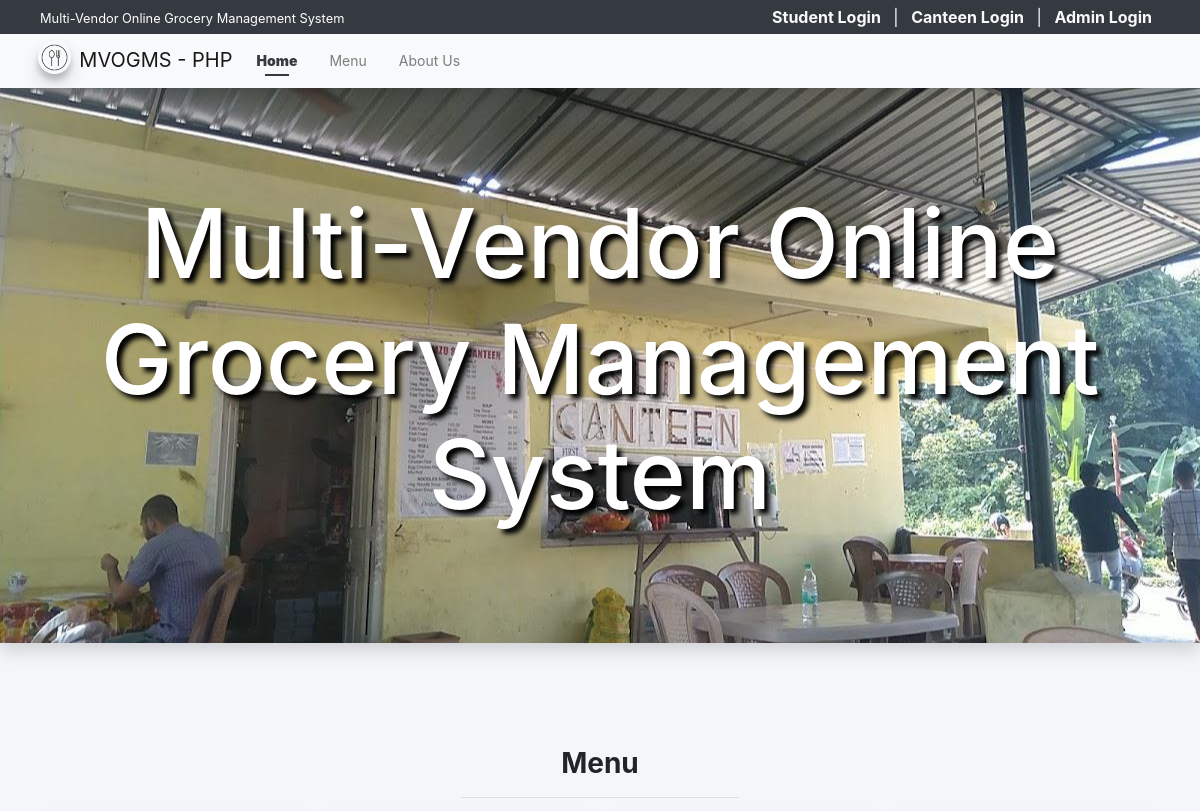
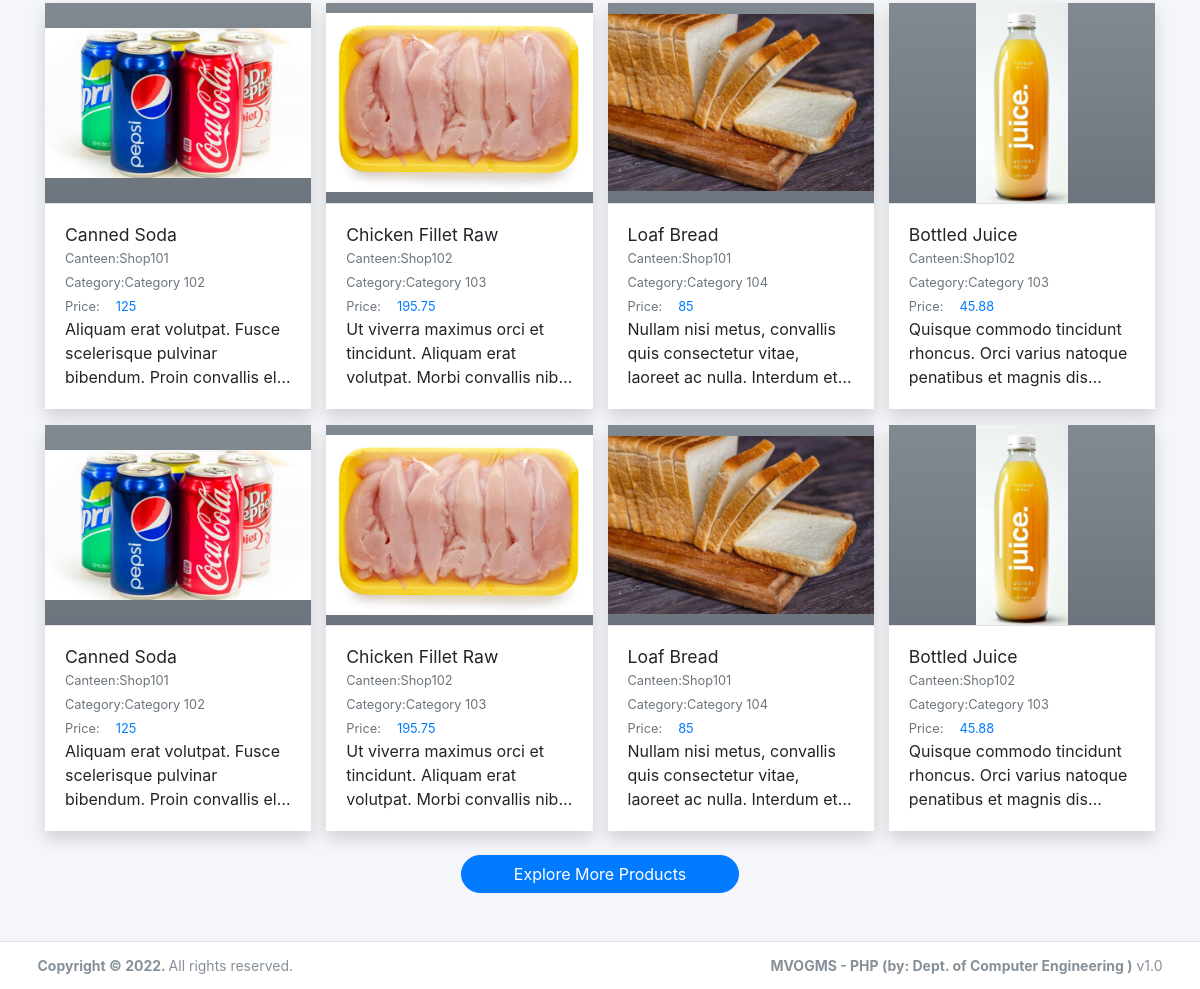
The page / on the database its author committed (2 pictures, top to bottom).
### tables this page shows
CREATE TABLE `product_list` (
  `id` int(30) NOT NULL,
  `canteen_id` int(30) DEFAULT NULL,
  `category_id` int(30) DEFAULT NULL,
  `name` text NOT NULL,
  `description` text NOT NULL,
  `price` double NOT NULL DEFAULT 0,
  `image_path` text DEFAULT NULL,
  `status` tinyint(1) NOT NULL DEFAULT 1,
  `delete_flag` tinyint(1) NOT NULL DEFAULT 0,
  `date_created` datetime NOT NULL DEFAULT current_timestamp(),
  `date_updated` datetime DEFAULT NULL ON UPDATE current_timestamp()
);

CREATE TABLE `canteen_list` (
  `id` int(30) NOT NULL,
  `code` varchar(100) NOT NULL,
  `canteen_dept_id` int(30) NOT NULL,
  `canteen_name` text NOT NULL,
  `canteen_owner` text NOT NULL,
  `contact` text NOT NULL,
  `username` text NOT NULL,
  `password` text NOT NULL,
  `avatar` text DEFAULT NULL,
  `status` tinyint(1) NOT NULL DEFAULT 1,
  `delete_flag` tinyint(1) NOT NULL DEFAULT 0,
  `date_created` datetime NOT NULL DEFAULT current_timestamp(),
  `date_updated` datetime DEFAULT NULL ON UPDATE current_timestamp()
);

CREATE TABLE `category_list` (
  `id` int(30) NOT NULL,
  `canteen_id` int(30) NOT NULL,
  `name` text NOT NULL,
  `description` text NOT NULL,
  `status` tinyint(1) NOT NULL DEFAULT 1,
  `delete_flag` tinyint(1) NOT NULL DEFAULT 0,
  `date_created` datetime NOT NULL DEFAULT current_timestamp(),
  `date_updated` datetime DEFAULT NULL ON UPDATE current_timestamp()
);

### classes/DBConnection.php (called while the page is built, shortened)
<?php
class DBConnection{
    private $host = DB_SERVER;
    private $username = DB_USERNAME;
    private $password = DB_PASSWORD;
    private $database = DB_NAME;
    public $conn;
    public function __construct(){
        if (!isset($this->conn)) {
            $this->conn = new mysqli($this->host, $this->username, $this->password, $this->database);
        }
    }
}
?>

### classes/SystemSettings.php (called while the page is built, shortened)
<?php
class SystemSettings extends DBConnection{
	function userdata($field = ''){
		if(!empty($field)){
			if(isset($_SESSION['userdata'][$field]))
				return $_SESSION['userdata'][$field];
			else
				return null;
		}else{
			return false;
		}
	}
	function info($field=''){
		if(!empty($field)){
			if(isset($_SESSION['system_info'][$field]))
				return $_SESSION['system_info'][$field];
			else
				return false;
		}else{
			return false;
		}
	}
}
$_settings = new SystemSettings();
?>

### config.php (called while the page is built, shortened)
<?php
require_once('classes/DBConnection.php');
require_once('classes/SystemSettings.php');
function validate_image($file){
    $file = explode("?",$file)[0];
	if(!empty($file)){
		if(is_file(base_app.$file)){
			return base_url.$file;
		}else{
			return base_url.'dist/img/no-image-available.png';
		}
	}else{
		return base_url.'dist/img/no-image-available.png';
	}
}
function format_num($number = 0, $max_decimal = ''){
    if(is_numeric($number)){
        $ex = explode('.',$number);
        $dec = isset($ex[1]) ? strlen($ex[1]) : 0;
        if(empty($max_decimal) || (is_numeric($max_decimal) && $max_decimal >= $dec)){
            return number_format($number,$dec);
        }else{
            if(is_numeric($max_decimal))
                return number_format($number,$max_decimal);
            else
                return "Invalid Maximum Decimal";
        }
    }else{
        return "Invalid Number";
    }
}
?>

### home.php (the view, shortened to what this page needs)
<div class="col-lg-12 py-5">
    <div class="contain-fluid">
        <h3 class="text-center"><b>Menu</b></h3>
        <center><hr class="w-25"></center>
        <div class="row" id="product_list">
            <?php
            $products = $conn->query("SELECT p.*, v.canteen_name as canteen, c.name as `category` FROM `product_list` p inner join canteen_list v on p.canteen_id = v.id inner join category_list c on p.category_id = c.id where p.delete_flag = 0 and p.`status` =1 order by RAND() limit 4");
            while($row = $products->fetch_assoc()):
            ?>
            <div class="col-lg-3 col-md-6 col-sm-12 product-item">
                <a href="./?page=products/view_product&id=<?= $row['id'] ?>" class="card shadow rounded-0 text-reset text-decoration-none">
                <div class="product-img-holder position-relative">
                    <img src="<?= validate_image($row['image_path']) ?>" alt="Product-image" class="img-top product-img bg-gradient-gray">
                </div>
                    <div class="card-body border-top border-gray">
                        <h5 class="card-title text-truncate w-100"><?= $row['name'] ?></h5>
                        <div class="d-flex w-100">
                            <div class="col-auto px-0"><small class="text-muted">Canteen: </small></div>
                            <div class="col-auto px-0 flex-shrink-1 flex-grow-1"><p class="text-truncate m-0"><small class="text-muted"><?= $row['canteen'] ?></small></p></div>
                        </div>
                        <div class="d-flex">
                            <div class="col-auto px-0"><small class="text-muted">Category: </small></div>
                            <div class="col-auto px-0 flex-shrink-1 flex-grow-1"><p class="text-truncate m-0"><small class="text-muted"><?= $row['category'] ?></small></p></div>
                        </div>
                        <div class="d-flex">
                            <div class="col-auto px-0"><small class="text-muted">Price: </small></div>
                            <div class="col-auto px-0 flex-shrink-1 flex-grow-1"><p class="m-0 pl-3"><small class="text-primary"><?= format_num($row['price']) ?></small></p></div>
                        </div>
                        <p class="card-text truncate-3 w-100"><?= strip_tags(html_entity_decode($row['description'])) ?></p>
                    </div>
                </a>
            </div>
            <?php endwhile; ?>
        </div>
        <div class="row" id="product_list">
            <?php
            $products = $conn->query("SELECT p.*, v.canteen_name as canteen, c.name as `category` FROM `product_list` p inner join canteen_list v on p.canteen_id = v.id inner join category_list c on p.category_id = c.id where p.delete_flag = 0 and p.`status` =1 order by RAND() limit 4");
            while($row = $products->fetch_assoc()):
            ?>
            <div class="col-lg-3 col-md-6 col-sm-12 product-item">
                <a href="./?page=products/view_product&id=<?= $row['id'] ?>" class="card shadow rounded-0 text-reset text-decoration-none">
                <div class="product-img-holder position-relative">
                    <img src="<?= validate_image($row['image_path']) ?>" alt="Product-image" class="img-top product-img bg-gradient-gray">
                </div>
                    <div class="card-body border-top border-gray">
                        <h5 class="card-title text-truncate w-100"><?= $row['name'] ?></h5>
                        <div class="d-flex w-100">
                            <div class="col-auto px-0"><small class="text-muted">Canteen: </small></div>
                            <div class="col-auto px-0 flex-shrink-1 flex-grow-1"><p class="text-truncate m-0"><small class="text-muted"><?= $row['canteen'] ?></small></p></div>
                        </div>
                        <div class="d-flex">
                            <div class="col-auto px-0"><small class="text-muted">Category: </small></div>
                            <div class="col-auto px-0 flex-shrink-1 flex-grow-1"><p class="text-truncate m-0"><small class="text-muted"><?= $row['category'] ?></small></p></div>
                        </div>
                        <div class="d-flex">
                            <div class="col-auto px-0"><small class="text-muted">Price: </small></div>
                            <div class="col-auto px-0 flex-shrink-1 flex-grow-1"><p class="m-0 pl-3"><small class="text-primary"><?= format_num($row['price']) ?></small></p></div>
                        </div>
                        <p class="card-text truncate-3 w-100"><?= strip_tags(html_entity_decode($row['description'])) ?></p>
                    </div>
                </a>
            </div>
            <?php endwhile; ?>
        </div>
        <div class="text-center">
            <a href="./?page=products" class="btn btn-large btn-primary rounded-pill col-lg-3 col-md-5 col-sm-12">Explore More Products</a>
        </div>
    </div>
</div>

### index.php (shortened to what this page needs)
<?php require_once('./config.php'); ?>
 <!DOCTYPE html>
<html lang="en" class="" style="height: auto;">
<?php require_once('inc/header.php') ?>
  <body class="layout-top-nav layout-fixed layout-navbar-fixed" style="height: auto;">
    <div class="wrapper">
     <?php $page = isset($_GET['page']) ? $_GET['page'] : 'home';  ?>
     <?php require_once('inc/topBarNav.php') ?>
      <div class="content-wrapper pt-5" style="">
        <?php if($page == "home" || $page == "about"): ?>
          <div id="header" class="shadow mb-4">
              <div class="d-flex justify-content-center h-100 w-100 align-items-center flex-column px-3">
                  <h1 class="w-100 text-center site-title px-5"><?php echo $_settings->info('name') ?></h1>
              </div>
          </div>
        <?php endif; ?>
        <section class="content ">
          <div class="container">
            <?php
              if(!file_exists($page.".php") && !is_dir($page)){
                  include '404.html';
              }else{
                if(is_dir($page))
                  include $page.'/index.php';
                else
                  include $page.'.php';
              }
            ?>
          </div>
        </section>
      </div>
      <?php require_once('inc/footer.php') ?>
  </body>
</html>

### inc/header.php (shortened to what this page needs)
<head>
    <link rel="stylesheet" href="<?php echo base_url ?>plugins/fontawesome-free/css/all.min.css">
    <link rel="stylesheet" href="<?php echo base_url ?>plugins/tempusdominus-bootstrap-4/css/tempusdominus-bootstrap-4.min.css">
  <link rel="stylesheet" href="<?php echo base_url ?>plugins/datatables-bs4/css/dataTables.bootstrap4.min.css">
  <link rel="stylesheet" href="<?php echo base_url ?>plugins/datatables-responsive/css/responsive.bootstrap4.min.css">
  <link rel="stylesheet" href="<?php echo base_url ?>plugins/datatables-buttons/css/buttons.bootstrap4.min.css">
  <link rel="stylesheet" href="<?php echo base_url ?>plugins/select2/css/select2.min.css">
  <link rel="stylesheet" href="<?php echo base_url ?>plugins/select2-bootstrap4-theme/select2-bootstrap4.min.css">
    <link rel="stylesheet" href="<?php echo base_url ?>plugins/icheck-bootstrap/icheck-bootstrap.min.css">
    <link rel="stylesheet" href="<?php echo base_url ?>plugins/jqvmap/jqvmap.min.css">
    <link rel="stylesheet" href="<?php echo base_url ?>plugins/fullcalendar/main.css">
    <link rel="stylesheet" href="<?php echo base_url ?>plugins/overlayScrollbars/css/OverlayScrollbars.min.css">
    <link rel="stylesheet" href="<?php echo base_url ?>plugins/daterangepicker/daterangepicker.css">
    <link rel="stylesheet" href="<?php echo base_url ?>plugins/summernote/summernote-bs4.min.css">
  <link rel="stylesheet" href="<?php echo base_url ?>plugins/sweetalert2-theme-bootstrap-4/bootstrap-4.min.css">
    <link rel="stylesheet" href="<?php echo base_url ?>dist/css/adminlte.css">
    <link rel="stylesheet" href="<?php echo base_url ?>dist/css/custom.css">
  </head>

### inc/topBarNav.php (shortened to what this page needs)
<nav class="w-100 px-2 py-1 position-fixed top-0 bg-dark text-light" id="login-nav">
  <div class="d-flex justify-content-between w-100">
    <div>
      <p class="m-0 truncate-1"><small><?= $_settings->info('name') ?></small></p>
    </div>
    <div>
      <?php if($_settings->userdata('id') > 0 && $_settings->userdata('login_type') ==3): ?>
        <!-- <span class="mx-2">Howdy, <?= !empty($_settings->userdata('username')) ? $_settings->userdata('username') : $_settings->userdata('email') ?></span>
        <span class="mx-1"><a href="<?= base_url.'classes/Login.php?f=logout_client' ?>"><i class="fa fa-power-off"></i></a></span> -->
        <div class="dropdown">
          <a href="javascript:void(0)" class="dropdown-toggle text-reset text-decoration-none" id="dropdownMenuButton" data-toggle="dropdown" aria-haspopup="true" aria-expanded="false">
          <span class="mx-2"><img src="<?= validate_image($_settings->userdata('avatar')) ?>" class="img-thumbnail rounded-circle" alt="User Avatar" id="client-img-avatar">  <span class="mx-2">Howdy, <?= !empty($_settings->userdata('username')) ? $_settings->userdata('username') : $_settings->userdata('email') ?></span>
          </a>
          <div class="dropdown-menu" aria-labelledby="dropdownMenuButton">
            <a class="dropdown-item" href="./?page=manage_account">Manage Account</a>
            <a class="dropdown-item" href="<?= base_url.'classes/Login.php?f=logout_client' ?>">Logout</a>
          </div>
        </div>
      <?php else: ?>
        <a href="./login.php" class="mx-2 text-light text-decoration-none font-weight-bolder">Student Login</a> |
        <a href="./canteen" class="mx-2 text-light text-decoration-none font-weight-bolder">Canteen Login</a> |
        <a href="./admin" class="mx-2 text-light text-decoration-none font-weight-bolder">Admin Login</a>
      <?php endif; ?>
    </div>
  </div>
</nav>
<nav class="main-header navbar navbar-expand-md navbar-light border-0 text-sm bg-gradient-light shadow" id='top-Nav'>
  <div class="container">
    <a href="./" class="navbar-brand">
      <img src="<?php echo validate_image($_settings->info('logo'))?>" alt="Site Logo" class="brand-image img-circle elevation-3" style="opacity: .8">
      <span><?= $_settings->info('short_name') ?></span>
    </a>
    <div class="collapse navbar-collapse order-3" id="navbarCollapse">
      <ul class="navbar-nav">
        <li class="nav-item">
          <a href="./" class="nav-link <?= isset($page) && $page =='home' ? "active" : "" ?>">Home</a>
        </li>
        <li class="nav-item">
          <a href="./?page=products" class="nav-link <?= isset($page) && $page =='products' ? "active" : "" ?>">Menu</a>
        </li>
        <li class="nav-item">
          <a href="./?page=about" class="nav-link <?= isset($page) && $page =='about' ? "active" : "" ?>">About Us</a>
        </li>
      </ul>
    </div>
  </div>
</nav>

### inc/footer.php (shortened to what this page needs)
<footer class="main-footer text-sm">
  <div class="container">
        <strong>Copyright © <?php echo date('Y') ?>.
        </strong>
        All rights reserved.
        <div class="float-right d-none d-sm-inline-block">
          <b><?php echo $_settings->info('short_name') ?> (by: Dept. of Computer Engineering )</b> v1.0
        </div>
      </div>
      </footer>
    </div>

### inc/topBarNav.php (style rules this page uses)
#login-nav { position: fixed !important; top: 0 !important; z-index: 1038; padding: 0.3em 2.5em !important; }
#top-Nav { top: 2.3em; }
.text-sm .layout-navbar-fixed .wrapper .main-header ~ .content-wrapper, .layout-navbar-fixed .wrapper .main-header.text-sm ~ .content-wrapper { margin-top: calc(3.6) !important; padding-top: calc(3.2em) !important }

### rows shown on the page
product_list: shows a picture, name "Canned Soda", canteen.canteen_name "Shop101", category.name "Category 102", price "125", description "Aliquam erat volutpat. Fusce scelerisque pulvinar bibendum. Proin convallis…"
product_list: shows a picture, name "Chicken Fillet Raw", canteen.canteen_name "Shop102", category.name "Category 103", price "195.75", description "Ut viverra maximus orci et tincidunt. Aliquam erat volutpat. Morbi convallis…"
product_list: shows a picture, name "Loaf Bread", canteen.canteen_name "Shop101", category.name "Category 104", price "85", description "Nullam nisi metus, convallis quis consectetur vitae, laoreet ac nulla. Interdum…"
product_list: shows a picture, name "Bottled Juice", canteen.canteen_name "Shop102", category.name "Category 103", price "45.88", description "Quisque commodo tincidunt rhoncus. Orci varius natoque penatibus et magnis…"

### other values the page prints
$_settings->info('name') "Multi-Vendor Online Grocery Management System"
$_settings->info('short_name') "MVOGMS - PHP"
